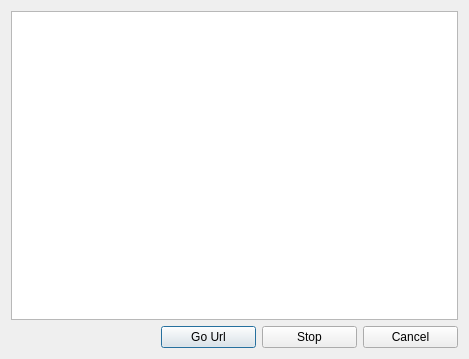
<?xml version="1.0" encoding="UTF-8"?>
<ui version="4.0">
 <class>spoofUrl</class>
 <widget class="QDialog" name="spoofUrl">
  <property name="geometry">
   <rect>
	<x>0</x>
	<y>0</y>
	<width>469</width>
	<height>359</height>
   </rect>
  </property>
  <property name="windowTitle">
   <string>Url attack</string>
  </property>
  <layout class="QGridLayout" name="gridLayout">
   <item row="0" column="0">
	<layout class="QVBoxLayout" name="verticalLayout">
	 <item>
	  <widget class="QListView" name="listView">
	   <property name="editTriggers">
		<set>QAbstractItemView::NoEditTriggers</set>
	   </property>
	  </widget>
	 </item>
	 <item>
	  <layout class="QHBoxLayout" name="horizontalLayout">
	   <item>
		<spacer name="horizontalSpacer">
		 <property name="orientation">
		  <enum>Qt::Horizontal</enum>
		 </property>
		 <property name="sizeType">
		  <enum>QSizePolicy::Fixed</enum>
		 </property>
		 <property name="sizeHint" stdset="0">
		  <size>
		   <width>150</width>
		   <height>20</height>
		  </size>
		 </property>
		</spacer>
	   </item>
	   <item>
		<widget class="QPushButton" name="GoUrlBtn">
		 <property name="text">
		  <string>Go Url</string>
		 </property>
		</widget>
	   </item>
	   <item>
		<widget class="QPushButton" name="StopBtn">
		 <property name="text">
		  <string>Stop</string>
		 </property>
		</widget>
	   </item>
	   <item>
		<widget class="QPushButton" name="CancelBtn">
		 <property name="text">
		  <string>Cancel</string>
		 </property>
		</widget>
	   </item>
	  </layout>
	 </item>
	</layout>
   </item>
  </layout>
 </widget>
 <resources/>
 <connections/>
</ui>
